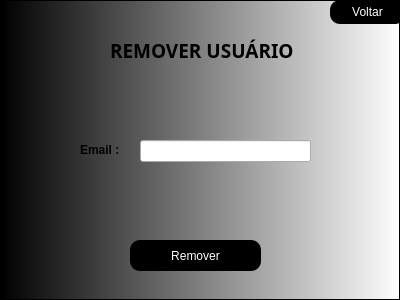
<?xml version="1.0" encoding="UTF-8"?>
<ui version="4.0">
 <class>TelaRemover</class>
 <widget class="QWidget" name="TelaRemover">
  <property name="geometry">
   <rect>
    <x>0</x>
    <y>0</y>
    <width>400</width>
    <height>300</height>
   </rect>
  </property>
  <property name="windowTitle">
   <string>Form</string>
  </property>
  <property name="styleSheet">
   <string notr="true">QPushButton{
border-radius: 10px;
}

QPushButton{
background-color:black ;

}

QPushButton:pressed{
background-color:grey;

}</string>
  </property>
  <widget class="QLabel" name="Email">
   <property name="geometry">
    <rect>
     <x>80</x>
     <y>140</y>
     <width>49</width>
     <height>21</height>
    </rect>
   </property>
   <property name="text">
    <string>&lt;html&gt;&lt;head/&gt;&lt;body&gt;&lt;p&gt;&lt;span style=&quot; font-weight:700;&quot;&gt;Email :&lt;/span&gt;&lt;/p&gt;&lt;/body&gt;&lt;/html&gt;</string>
   </property>
  </widget>
  <widget class="QPushButton" name="BotaoRemover">
   <property name="geometry">
    <rect>
     <x>130</x>
     <y>240</y>
     <width>131</width>
     <height>31</height>
    </rect>
   </property>
   <property name="styleSheet">
    <string notr="true">QPushButton {
    background-color: black;
    color: white;
    border-radius: 10px;
}

QPushButton:pressed {
    background-color: grey;
}
</string>
   </property>
   <property name="text">
    <string>Remover</string>
   </property>
  </widget>
  <widget class="QLineEdit" name="inputEmail">
   <property name="geometry">
    <rect>
     <x>140</x>
     <y>140</y>
     <width>171</width>
     <height>22</height>
    </rect>
   </property>
   <property name="text">
    <string/>
   </property>
  </widget>
  <widget class="QLabel" name="rotuloMenuInicial_3">
   <property name="geometry">
    <rect>
     <x>110</x>
     <y>30</y>
     <width>261</width>
     <height>41</height>
    </rect>
   </property>
   <property name="font">
    <font>
     <family>Rockwell Extra Bold</family>
     <pointsize>14</pointsize>
     <bold>true</bold>
    </font>
   </property>
   <property name="styleSheet">
    <string notr="true">Color rgb(255, 255, 255)</string>
   </property>
   <property name="text">
    <string>REMOVER USUÁRIO</string>
   </property>
  </widget>
  <widget class="QPushButton" name="backButton_2">
   <property name="geometry">
    <rect>
     <x>330</x>
     <y>0</y>
     <width>75</width>
     <height>24</height>
    </rect>
   </property>
   <property name="whatsThis">
    <string>&lt;html&gt;&lt;head/&gt;&lt;body&gt;&lt;p&gt;&lt;span style=&quot; font-weight:700;&quot;&gt;Voltar&lt;/span&gt;&lt;/p&gt;&lt;/body&gt;&lt;/html&gt;</string>
   </property>
   <property name="styleSheet">
    <string notr="true">color: white</string>
   </property>
   <property name="text">
    <string>Voltar</string>
   </property>
  </widget>
  <widget class="QFrame" name="frame">
   <property name="geometry">
    <rect>
     <x>0</x>
     <y>0</y>
     <width>400</width>
     <height>300</height>
    </rect>
   </property>
   <property name="minimumSize">
    <size>
     <width>400</width>
     <height>300</height>
    </size>
   </property>
   <property name="maximumSize">
    <size>
     <width>400</width>
     <height>300</height>
    </size>
   </property>
   <property name="styleSheet">
    <string notr="true">background: qlineargradient(spread:pad, x1:0, y1:0, x2:1, y2:0, stop:0 rgba(0, 0, 0, 255), stop:1 rgba(255, 255, 255, 255))</string>
   </property>
   <property name="frameShape">
    <enum>QFrame::StyledPanel</enum>
   </property>
   <property name="frameShadow">
    <enum>QFrame::Raised</enum>
   </property>
  </widget>
  <zorder>frame</zorder>
  <zorder>Email</zorder>
  <zorder>BotaoRemover</zorder>
  <zorder>inputEmail</zorder>
  <zorder>rotuloMenuInicial_3</zorder>
  <zorder>backButton_2</zorder>
 </widget>
 <resources/>
 <connections/>
</ui>
